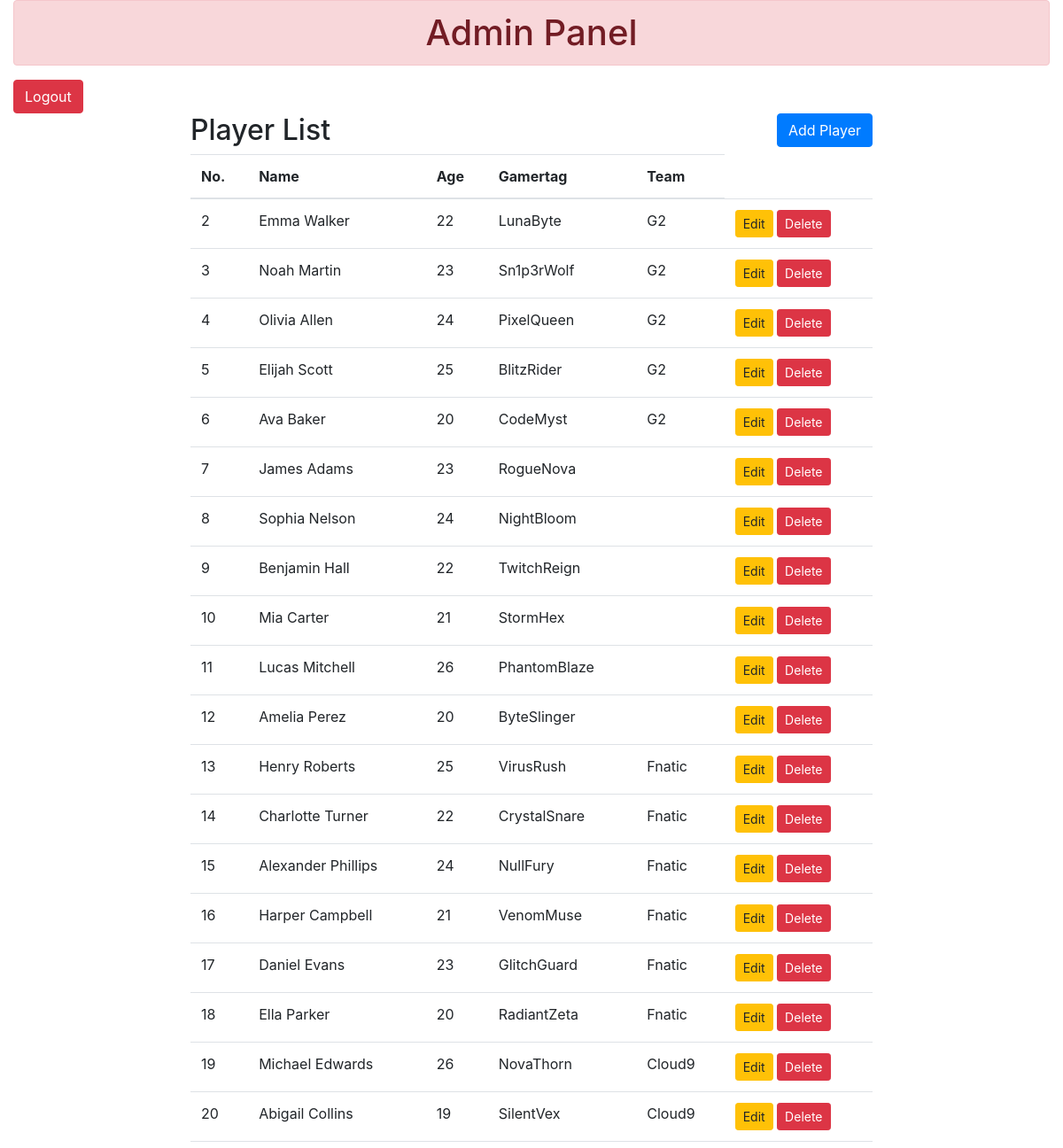
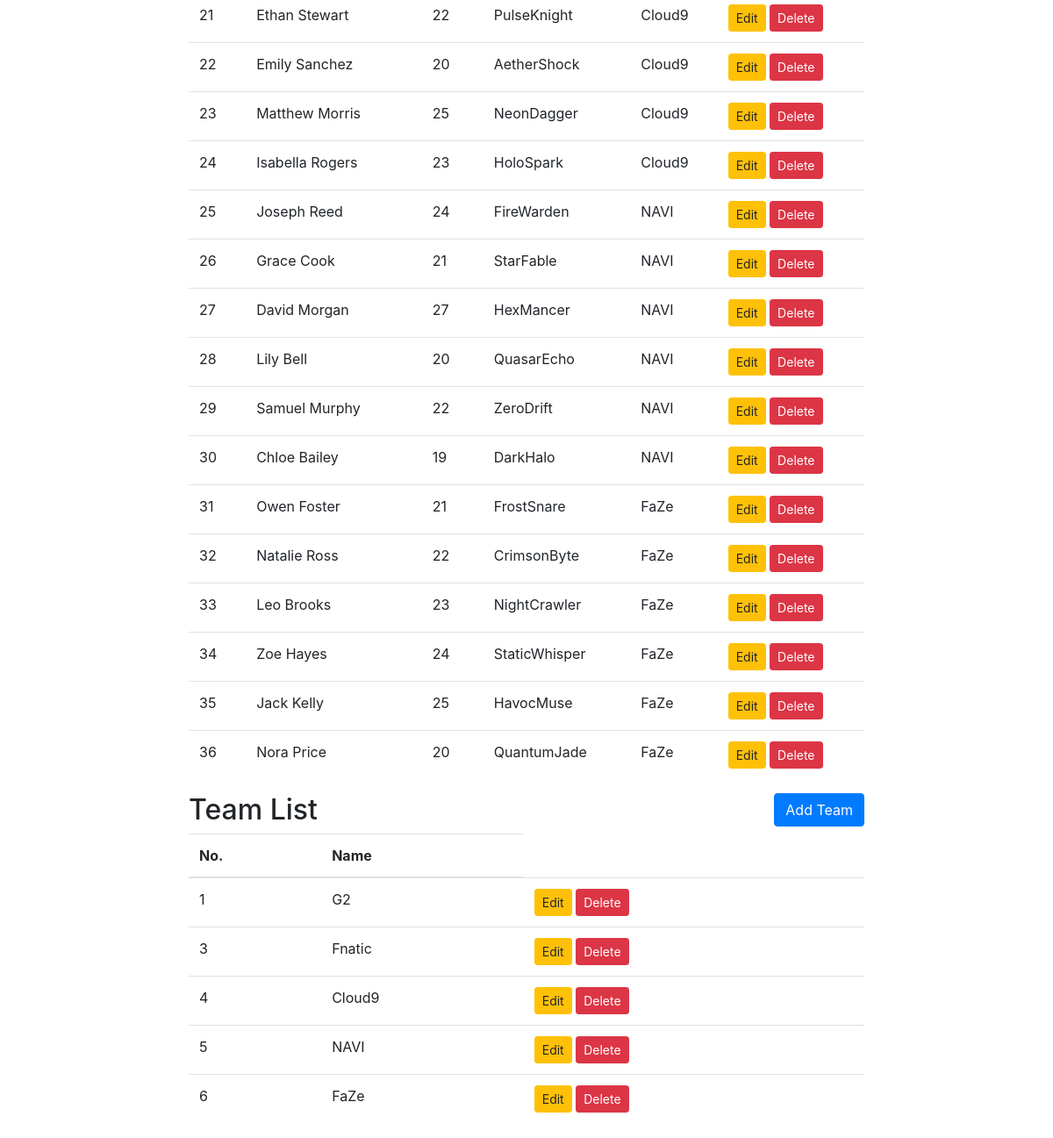
Before: /admin (signed in) with the older database file (2 pictures, top to bottom).
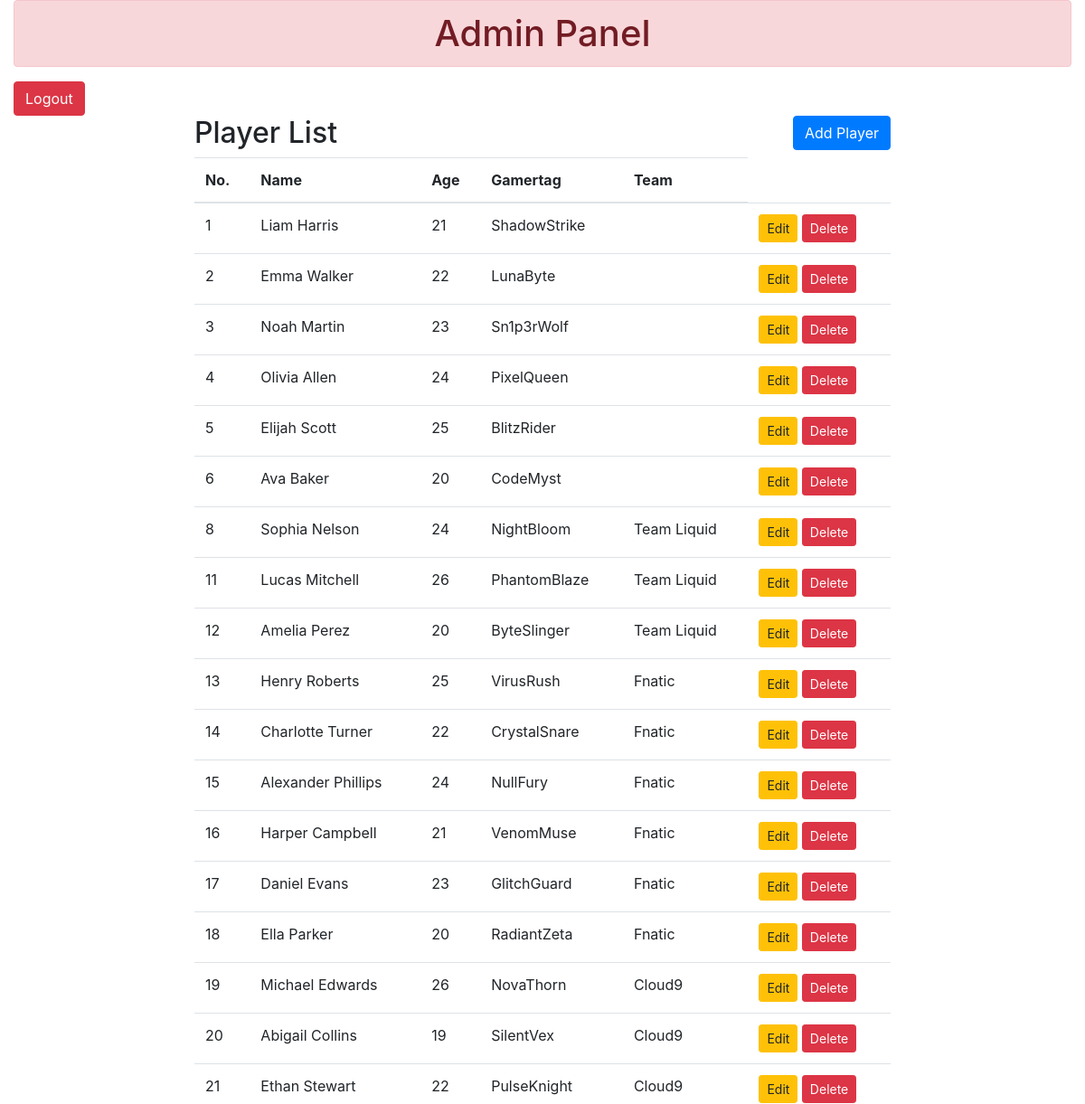
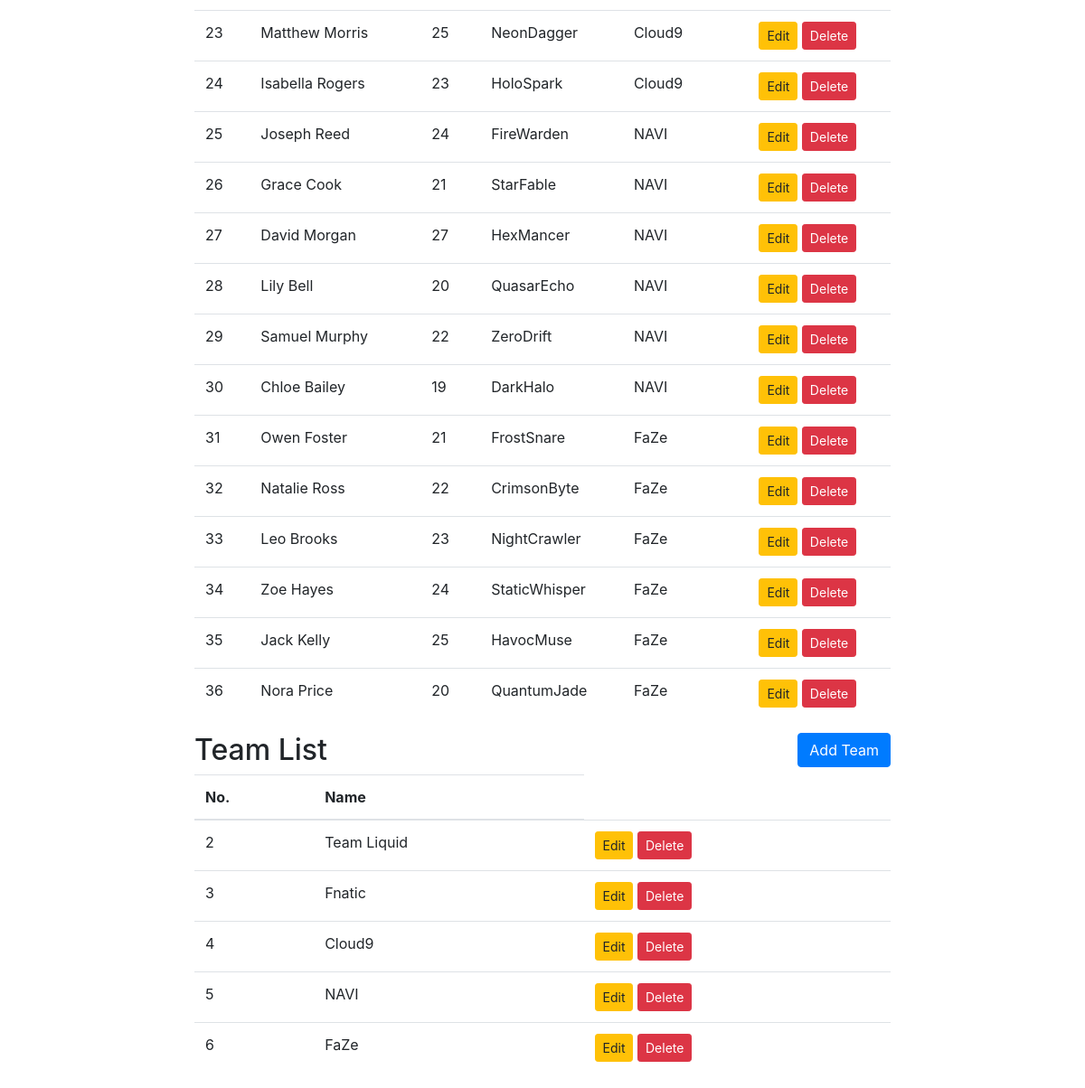
After: the same page with the newer database file (2 pictures, top to bottom).
### models/players.py (models this page shows)
class Player(db.Model):
    __tablename__ = "players"
    id = mapped_column(Integer, primary_key=True)
    name = mapped_column(String)
    age = mapped_column(Integer)
    gamertag = mapped_column(String)
    team = relationship("Team", back_populates="players")
    team_id = mapped_column(Integer, ForeignKey("teams.id"))

### models/teams.py (models this page shows, shortened)
class Team(db.Model):
    __tablename__ = "teams"
    id = mapped_column(Integer, primary_key=True)
    name = mapped_column(String)
    number_of_wins = mapped_column(Integer)
    number_of_losses = mapped_column(Integer)
    winrate = mapped_column(Float)
    as_team1_matches = relationship("Match", foreign_keys="Match.team1_id", back_populates="team1")
    as_team2_matches = relationship("Match", foreign_keys="Match.team2_id", back_populates="team2")
    players = relationship("Player",back_populates="team")

### app.py (the view)
@app.route("/admin")
def admin():
    if 'admin_id' not in session:
        return redirect(url_for('login'))
    statement = db.select(Player).order_by(Player.id)
    results = db.session.execute(statement).scalars()
    return render_template("admin.html", players=results, team=Team.query.all())

### templates/admin.html (shortened to what this page needs)
<!DOCTYPE html>
<html lang="en">
<head>
    <link rel="stylesheet" href="https://maxcdn.bootstrapcdn.com/bootstrap/4.0.0/css/bootstrap.min.css">
</head>
<body>
<div class="container-fluid">
<h1 class="text-center alert alert-danger">Admin Panel</h1>
<a href="{{ url_for('logout') }}" class="btn btn-danger">Logout</a>
        <div class="row">
            <div class="col-sm-2"></div>
            <div class="col-sm-8">
<h2 >Player List <button class="btn btn-primary float-right" data-toggle="modal" data-target="#myModal">Add Player</button></h2>
<table class="table table-hover">
    <thead>
        <tr>
            <th scope="col">No.</th>
            <th scope="col">Name</th>
            <th scope="col">Age</th>
            <th scope="col">Gamertag</th>
            <th scope="col">Team</th>
        </tr>
    </thead>
    <tbody>
        {% for row in players %}
        <tr>
        <td>{{row.id}}</td>
        <td>{{row.name}}</td>
        <td>{{row.age}}</td>
        <td>{{row.gamertag}}</td>
        <td>{{row.team.name}}</td>
        <td>
            <a href="/update/{{ row.id }}" class="btn btn-warning btn-sm" data-toggle="modal" data-target="#modaledit{{row.id}}">Edit</a>
            <a href="/delete/{{ row.id }}" onclick="return confirm('Are Sure Want To Delete?')" class="btn btn-danger btn-sm">Delete</a>
        </td>
    </tr>
        {% endfor %}
    </tbody>
</table>
<h2 >Team List <button class="btn btn-primary float-right" data-toggle="modal" data-target="#myModal2">Add Team</button></h2>
<table class="table table-hover">
    <thead>
        <tr>
            <th scope="col">No.</th>
            <th scope="col">Name</th>
        </tr>
    </thead>
    <tbody>
        {% for row in team %}
        <tr>
        <td>{{row.id}}</td>
        <td>{{row.name}}</td>
        <td>
            <a href="/updateteam/{{ row.id }}" class="btn btn-warning btn-sm" data-toggle="modal" data-target="#modal2edit{{row.id}}">Edit</a>
            <a href="/deleteteam/{{ row.id }}" onclick="return confirm('Are Sure Want To Delete?')" class="btn btn-danger btn-sm">Delete</a>
        </td>
    </tr>
        {% endfor %}
    </tbody>
</table>
            </div>
            <div class="col-sm-2"></div>
        </div>
    </div>
</body>
</html>

Changed rows visible on the page:
removed Player: id "7", name "James Adams", age "23", gamertag "RogueNova"
removed Player: id "9", name "Benjamin Hall", age "22", gamertag "TwitchReign"
removed Player: id "10", name "Mia Carter", age "21", gamertag "StormHex"
removed Player: id "22", name "Emily Sanchez", age "20", gamertag "AetherShock", team.name "Cloud9"
removed Team: id "1", name "G2"
added Player: id "1", name "Liam Harris", age "21", gamertag "ShadowStrike"
changed Player "Emma Walker": team.name "G2" → (not shown)
changed Player "Noah Martin": team.name "G2" → (not shown)
changed Player "Olivia Allen": team.name "G2" → (not shown)
changed Player "Elijah Scott": team.name "G2" → (not shown)
changed Player "Ava Baker": team.name "G2" → (not shown)
changed Player "Sophia Nelson": team.name (not shown) → "Team Liquid"
changed Player "Lucas Mitchell": team.name (not shown) → "Team Liquid"
changed Player "Amelia Perez": team.name (not shown) → "Team Liquid"
added Team: id "2", name "Team Liquid"
